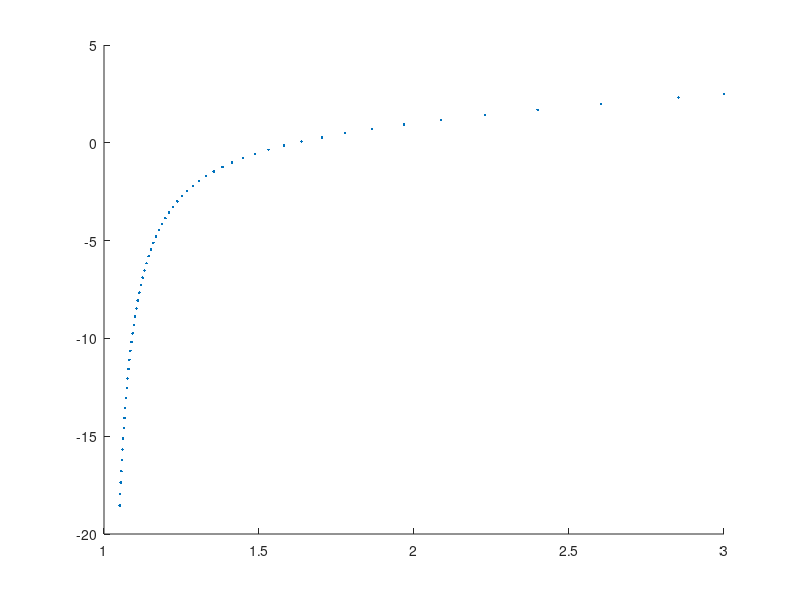

The MATLAB source for this figure: (Note: this script raises an error after producing the figure.)
%% Parte 1
X = dlmread('out1.txt');
t = X(:,1);
X = X(:,2);

xt = @(t) t + 1/(1 - t);

figure;
hold on;
plot(t, X, '.');
fplot(xt, [t(1) t(end)]);

%% Parte 2
X = dlmread('out2.txt');
t = X(:,1);
X = X(:,2:end);

xt = {@(t)  exp(-t)*sin(t) + exp(-3*t)*cos(3*t);
      @(t)  exp(-t)*cos(t) + exp(-3*t)*sin(3*t);
      @(t) -exp(-t)*sin(t) + exp(-3*t)*cos(3*t);
      @(t) -exp(-t)*cos(t) + exp(-3*t)*sin(3*t)};

figure;
hold on;
for j = 1:4
    plot(t, X(:,j), '.');
    fplot(xt{j}, [t(1) t(end)]);
end

%% Parte 3
X = dlmread('out3.txt');
t = X(:,1);
X = X(:,2:end);

m = 7;

xt = {};
for i = 1:m
   xt{i} = @(t) exp(-(2*(1-cos(pi()/(m + 1))))*t)*sin(pi()*i/(m + 1))+exp(-(2*(1-cos(m*pi()/(m + 1))))*t)*sin(m*pi()*i/(m + 1));
end

figure;
hold on;
for j = 1:7
    plot(t, X(:,j), '.');
    fplot(xt{j}, [t(1) t(end)]);
end

%% Parte 4 - Chua
X = dlmread('out4.txt');
t   = X(:,1);
Vc1 = X(:,2);
Vc2 = X(:,3);
Il  = X(:,4);

figure;
hold on;
plot3(Vc1, Vc2, Il, '-b');
title('R = 1000');
xlabel('VC1');
ylabel('VC2');
zlabel('IL');

figure;
subplot(3,1,1);
hold on;
plot(t, Vc1, '-b');
title('R = 1000');
ylabel('VC1');

subplot(3,1,2);
plot(t, Vc2, '-b');
ylabel('VC2');

subplot(3,1,3);
plot(t, Il, '-b');
ylabel('IL');
xlabel('Tempo (s)');
